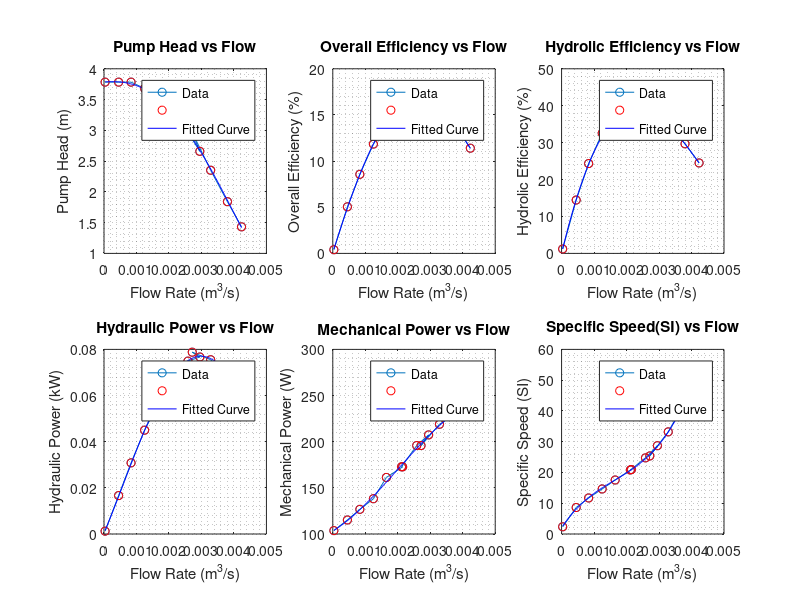

This figure's MATLAB source: (Note: this script raises an error after producing the figure.)
% Dataset2
clc;clear;close all;
% Constants
rho = 997.0;                 % kg/m^3 (water at 25°C)
g = 9.81;                    % m/s^2    
N_rpm = 1100;                % RPM 
omega = 2 * pi * N_rpm / 60;
d_pipe = 0.15;               % Pipe diameter(m)
A_pipe = pi * (d_pipe/2)^2;  % Pipe cross-section area
% Elevation (ignoring the effect)
z_s = 0;           
z_d = 0;

% Data
Torque = [2.1 2 1.9 1.7 1.8 1.7 1.5 1.5 1.4 1.2 1.1 1.0 0.9];
Q_Lmin = [254 228 197 163 177 155 127 129 99 75 50 27 2];     
P_s_bar = [-0.08 -0.07 -0.05 -0.04 -0.05 -0.04 -0.03 -0.03 -0.02 -0.02 -0.02 -0.01 -0.01];
P_d_bar = [0.06 0.11 0.18 0.25 0.21 0.25 0.29 0.29 0.32 0.34 0.35 0.36 0.36];
P_motor = [0.52 0.5 0.48 0.46 0.47 0.45 0.42 0.42 0.4 0.38 0.36 0.33 0.31];

% Unit conversions
Q = Q_Lmin * (1e-3) / 60;               % L/min to m^3/s
P_s = P_s_bar * 1e5;                    % bar to Pa
P_d = P_d_bar * 1e5;                    % bar to Pa

% Velocities
V_s = Q ./ A_pipe;
V_d = Q ./ A_pipe;

% Head
h_pump = (P_d - P_s) ./ (rho * g) + (V_d.^2 - V_s.^2)./(2*g) + (z_d - z_s);

% Hydraulic Power
P_hyd = rho * g .* Q .* h_pump;      

% Mechanical Power 
P_mech = Torque .* omega;            

% Efficiencies
eta_hyd = P_hyd ./ P_mech;
eta_overall = P_hyd ./ (P_motor * 1000);

% Specific Speed (SI)
Ns_SI = N_rpm * sqrt(Q) ./ (h_pump.^(3/4));
Ns_US = N_rpm * sqrt(Q / 0.00006309) ./ ((h_pump / 0.3048).^(3/4));

% Curve Fitting Section
% 4rth-degree polynomials
p_head = polyfit(Q, h_pump, 4);
p_power = polyfit(Q, P_hyd/1000, 4);        
p_eta_overall = polyfit(Q, eta_overall * 100, 4);   
p_eta_hyd = polyfit(Q, eta_hyd *100, 4);
p_P_mech = polyfit(Q, P_mech, 4);
p_Ns_SI = polyfit(Q,Ns_SI, 4);

% Create smooth Q range for plotting
Q_smooth = linspace(min(Q), max(Q), 200);

% Evaluate fitted curves
head_fit = polyval(p_head, Q_smooth);
power_fit = polyval(p_power, Q_smooth);
eta_overall_fit = polyval(p_eta_overall, Q_smooth);
eta_hyd_fit = polyval(p_eta_hyd, Q_smooth);
P_mech_fit = polyval(p_P_mech, Q_smooth);
Ns_SI_fit = polyval(p_Ns_SI, Q_smooth);

% Plotting the results
figure("Name","Rsults of Dataset 2",'Units','normalized','Position', [0.1 0.1 0.8 0.8])

subplot(2,3,1)
plot(Q, h_pump, '-o')
hold on
plot(Q, h_pump, 'ro', Q_smooth, head_fit, 'b-')
legend('Data','', 'Fitted Curve','Location','best')
xlabel('Flow Rate (m^3/s)')
ylabel('Pump Head (m)')
title('Pump Head vs Flow')
grid minor

subplot(2,3,4)
plot(Q, P_hyd/1000, '-o')
hold on 
plot(Q, P_hyd/1000, 'ro', Q_smooth, power_fit, 'b-')
legend('Data','','Fitted Curve','Location','best')
xlabel('Flow Rate (m^3/s)')
ylabel('Hydraulic Power (kW)')
title('Hydraulic Power vs Flow')
grid minor

subplot(2,3,2)
plot(Q, eta_overall*100, '-o')
hold on
plot(Q, eta_overall * 100, 'ro', Q_smooth, eta_overall_fit, 'b-')
legend('Data','','Fitted Curve','Location','best')
xlabel('Flow Rate (m^3/s)')
ylabel('Overall Efficiency (%)')
title('Overall Efficiency vs Flow')
hold on
grid minor

subplot(2,3,5)
plot(Q, P_mech, '-o')
hold on
plot(Q, P_mech, 'ro', Q_smooth, P_mech_fit, 'b-')
legend('Data','','Fitted Curve','Location','best')
xlabel('Flow Rate (m^3/s)')
ylabel('Mechanical Power (W)')
title('Mechanical Power vs Flow')
grid minor

subplot(2,3,3)
plot(Q, eta_hyd*100, '-o')
hold on
plot(Q, eta_hyd * 100, 'ro', Q_smooth, eta_hyd_fit, 'b-')
legend('Data','','Fitted Curve','Location','best')
xlabel('Flow Rate (m^3/s)')
ylabel('Hydrolic Efficiency (%)')
title('Hydrolic Efficiency vs Flow')
grid minor

subplot(2,3,6)
plot(Q, Ns_SI, '-o')
hold on
plot(Q, Ns_SI, 'ro', Q_smooth, Ns_SI_fit, 'b-')
legend('Data','','Fitted Curve','Location','best')
xlabel('Flow Rate (m^3/s)')
ylabel('Specific Speed (SI)')
title('Specific Speed(SI) vs Flow')
grid minor

% display coefficients and polynominal formulas
disp("Displaying the fitted polynomial equations")
display_poly(p_head, 'Q', 'Pump Head h');
display_poly(p_power, 'Q', 'Hydraulic Power P_{hyd}');
display_poly(p_eta_overall, 'Q', 'Overall Efficiency η_{overall}');
display_poly(p_eta_hyd, 'Q', 'Hydraulic Efficiency η_{hyd}');
display_poly(p_P_mech, 'Q', 'Mechanical Power P_{US}');
display_poly(p_Ns_SI, 'Q', 'Specific Speed (SI) N_s^{SI}');


% Save to excel
T1 = table(Q_Lmin',Q' , P_s_bar', P_d_bar',P_s' ,P_d', V_s' , V_d' , Torque', ...
    h_pump', P_hyd'/1000, P_motor', P_mech'/1000, eta_overall'*100, eta_hyd'*100,Ns_US' , Ns_SI', ...
    'VariableNames', {'Q_Lmin','Q_m^3' , 'P_s_bar', 'P_d_bar','P_s_Pa' ,'P_d_Pa','V_s','V_d' , 'Torque_Nm', ...
    'Pump_Head_m', 'P_hyd_kW', 'P_motor_kW','P_mech_kW', ...
    'Overrall_Efficiency_%','Hydrolic_Efficiency_%' ,'SpecificSpeed_US' ,'SpecificSpeed_SI'});
filename1 = fullfile(pwd , 'results_dataset2.xlsx');
writetable(T1, filename1);

function display_poly(coeffs, varname, label)
    fprintf('%s(Q) = ', label);
    n = length(coeffs);
    for i = 1:n
        c = coeffs(i);
        p = n - i;
        if abs(c) < 1e-10
            continue;  % Skip near-zero terms
        end
        if i > 1 && c >= 0
            fprintf('+ ');
        elseif i > 1
            fprintf('- ');
            c = -c;
        end
        if p == 0
            fprintf('%.4g ', c);
        elseif p == 1
            fprintf('%.4g*%s ', c, varname);
        else
            fprintf('%.4g*%s^%d ', c, varname, p);
        end
    end
    fprintf('\n\n');
end